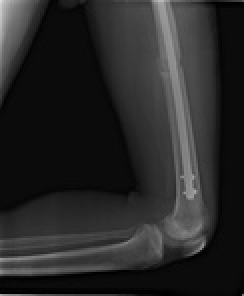
#> input picture Dataset_FracAtlas/images/Fractured/IMG0000468.jpg, 122 x 148 px, shrunk from 373 x 454 before the run, found by its file name (shown 2 times larger); its folder holds 4 pictures in this run
$ python test.py
#> lines starting #> are read from the running program, lines starting #| are printed output that depends on the picture
from PIL import Image, ImageFilter, ImageFile
import os
import shutil
import random

ImageFile.LOAD_TRUNCATED_IMAGES = True

from PIL.ImageFilter import (
   EDGE_ENHANCE_MORE
)

frac = 'C:/Users/paulz/Documents/ProgrammingDigitalProjects_v2/Dataset_FracAtlas/images/Fractured'

os.mkdir('C:/Users/paulz/Documents/ProgrammingDigitalProjects_v2/Dataset_FracAtlas/images/frac_augmented')
frac_augmented = 'C:/Users/paulz/Documents/ProgrammingDigitalProjects_v2/Dataset_FracAtlas/images/frac_augmented'


# #copy original fractures into frac_augmented folder
fracs = os.listdir(frac)
# #alle fracs 0.1 reinzoomen
# #alle bilder horizontal spiegeln
for filename in os.listdir(frac):
    img_path = os.path.join(frac, filename)
    filename = filename[:-4] + '_flipped.jpg'
    img = Image.open(img_path)
#> img is the input picture: PIL image 122x148 RGB; min 0, max 221, mean 40.3

    flipped_img = img.transpose(Image.FLIP_LEFT_RIGHT)
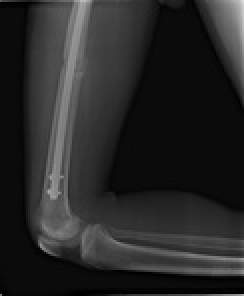
#> flipped_img: PIL image 122x148 RGB (shown 2 times larger); min 0, max 221, mean 40.3


    output_path = os.path.join(frac_augmented,filename)
    flipped_img.save(output_path)
#> pass 2 of the loop `for filename in os.listdir(frac):`:
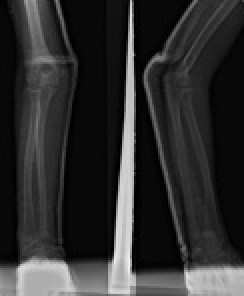
#> input picture Dataset_FracAtlas/images/Fractured/IMG0000671.jpg, 122 x 148 px, shrunk from 373 x 454 before the run, found by its file name (shown 2 times larger)
#> img is the input picture: PIL image 122x148 RGB; min 0, max 241, mean 46.8
#> `flipped_img = img.transpose(Image.FLIP_LEFT_RIGHT)`:
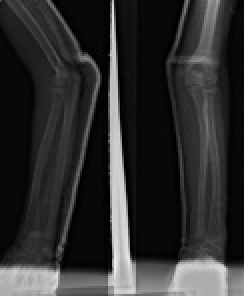
#> flipped_img: PIL image 122x148 RGB (shown 2 times larger); min 0, max 241, mean 46.8
#> pass 3 of the loop `for filename in os.listdir(frac):`:
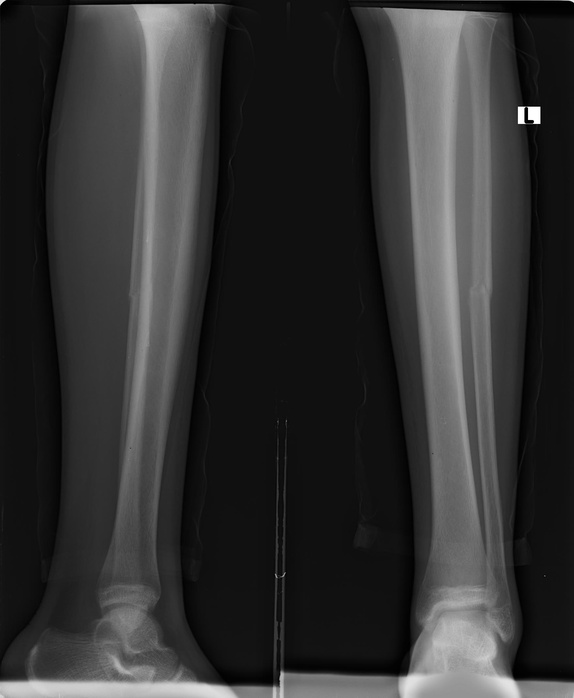
#> input picture Dataset_FracAtlas/images/Fractured/IMG0002301.jpg, 574 x 698 px, shrunk from 1760 x 2140 before the run, found by its file name
#> img is the input picture: PIL image 574x698 RGB; min 0, max 255, mean 50.2
#> `flipped_img = img.transpose(Image.FLIP_LEFT_RIGHT)`:
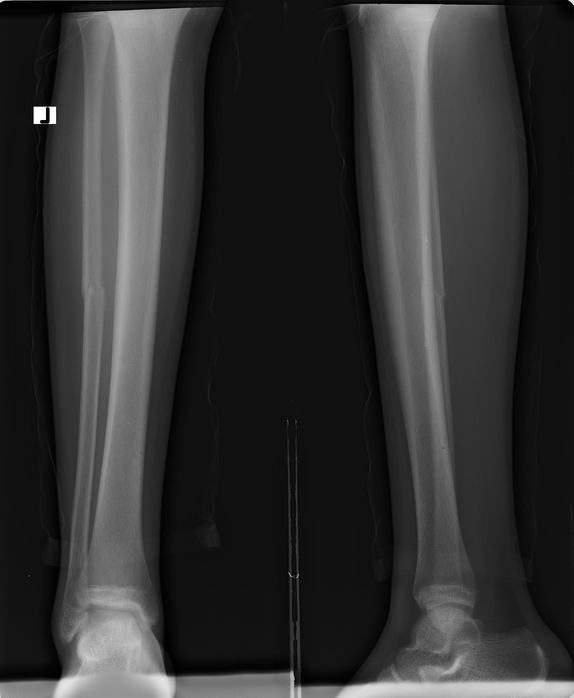
#> flipped_img: PIL image 574x698 RGB; min 0, max 255, mean 50.2
#> the loop made 4 passes; the first 3 are shown
